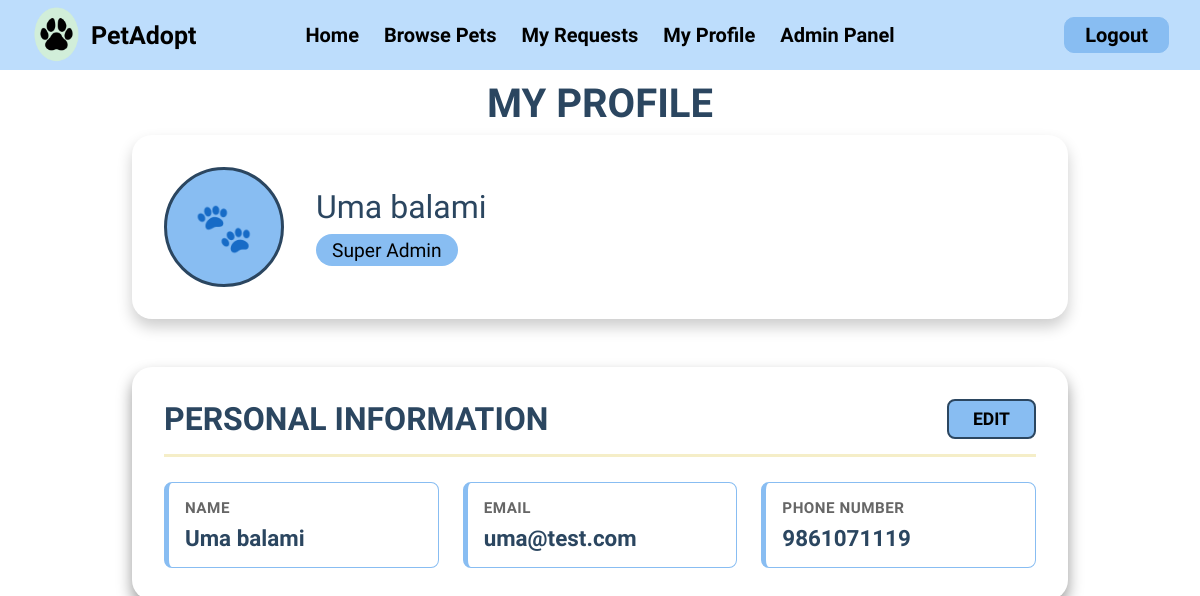
The page /myprofile.php (signed in) on the database its author committed.
### tables this page shows
CREATE TABLE `users` (
  `id` int(11) NOT NULL AUTO_INCREMENT,
  `full_name` varchar(255) NOT NULL,
  `email` varchar(255) NOT NULL,
  `phone_num` varchar(10) NOT NULL,
  `password` varchar(255) NOT NULL,
  `role` enum('user','admin','superadmin') NOT NULL DEFAULT 'user',
  `pet_id` int(11) DEFAULT NULL,
  PRIMARY KEY (`id`),
  UNIQUE KEY `email` (`email`),
  UNIQUE KEY `phone_num` (`phone_num`),
  KEY `pet_id` (`pet_id`)
);

### includes/functions.php (called while the page is built, shortened)
<?php
function sanitize_int(mixed $value): int {
    return (int) filter_var($value, FILTER_SANITIZE_NUMBER_INT);
}
function e(string $value): string {
    return htmlspecialchars($value, ENT_QUOTES | ENT_SUBSTITUTE, 'UTF-8');
}

### myprofile.php (the view, shortened to what this page needs)
<?php
include("navbar.php");
include("includes/functions.php");
$user_id = sanitize_int($_SESSION['id']);
$stmt = $con->prepare("SELECT full_name, email, phone_num, role FROM users WHERE id = ?");
$stmt->bind_param("i", $user_id);
$stmt->execute();
$result = $stmt->get_result();
$user   = $result->fetch_assoc();
$role_map = [
    'superadmin' => 'Super Admin',
    'admin'      => 'Admin',
    'user'       => 'User'
];
$role_text = $role_map[$_SESSION['role']] ?? 'User';
?>
<html>
<head>
    <link rel="stylesheet" href="assets/css/style.css">
</head>
<body>
    <main>
        <div class="profile-container">
            <section class="profile-header">
                <h1>MY PROFILE</h1>
            </section>
            <section class="profile-info-card">
                <div class="profile-photo">🐾</div>
                <div class="profile-details">
                    <div class="profile-name"><?php echo e($user['full_name']); ?></div>
                    <div class="profile-role"><?php echo e($role_text); ?></div>
                </div>
            </section>
            <section class="personal-info-section">
                <div class="section-header">
                    <h2>PERSONAL INFORMATION</h2>
                    <a href="edit_profile.php" class="edit-btn">EDIT</a>
                </div>
                <div class="info-grid">
                    <div class="info-item">
                        <div class="info-label">NAME</div>
                        <div class="info-value"><?php echo e($user['full_name']); ?></div>
                    </div>
                    <div class="info-item">
                        <div class="info-label">EMAIL</div>
                        <div class="info-value"><?php echo e($user['email']); ?></div>
                    </div>
                    <div class="info-item">
                        <div class="info-label">PHONE NUMBER</div>
                        <div class="info-value"><?php echo e($user['phone_num']); ?></div>
                    </div>
                </div>
            </section>
        </div>
    </main>
</body>
</html>

### assets/css/style.css (style rules this page uses)
* { margin: 0; padding: 0; box-sizing: border-box; font-family: "Agdasima", sans-serif; }
body { display: flex; flex-direction: column; }
a { text-decoration: none; }
main { flex: 1; }
.profile-container { max-width: 1000px; margin: 0 auto; padding: 0 2rem; margin-top: 5rem; }
.profile-header { margin-bottom: 0rem; text-align: center; }
.profile-header h1 { font-size: 2.5rem; color: #2b4660; margin-bottom: 0.5rem; }
.profile-info-card { border-radius: 20px; box-shadow: 0 8px 15px rgba(0, 0, 0, 0.2); padding: 2rem; margin-bottom: 1.5rem; display: flex; align-items: center; }
.profile-photo { width: 120px; height: 120px; border-radius: 50%; background-color: #88bdf2; display: flex; align-items: center; justify-content: center; border: 3px solid #2b4660; font-size: 3rem; color: #2b4660; }
.profile-details { flex: 1; padding-left: 2rem; }
.profile-name { font-size: 2rem; font-weight: 70px; color: #2b4660; margin-bottom: 0.5rem; }
.profile-role { font-size: 1.2rem; color: #000; background-color: #88bdf2; padding: 0.3rem 1rem; border-radius: 20px; display: inline-block; }
.personal-info-section { border-radius: 20px; box-shadow: 0 8px 15px rgba(0, 0, 0, 0.4); padding: 2rem; margin-top: 3rem; }
.section-header { display: flex; justify-content: space-between; align-items: center; margin-bottom: 1.5rem; padding-bottom: 0.5rem; border-bottom: 2px solid #2b4660; }
.section-header h2 { font-size: 1.8rem; color: #2b4660; }
.edit-btn { background-color: #88bdf2; border: 2px solid #2b4660; border-radius: 8px; padding: 0.5rem 1.5rem; font-weight: 700; font-size: 1.1rem; cursor: pointer; text-decoration: none; color: black; }
.info-grid { display: grid; grid-template-columns: repeat(auto-fit, minmax(250px, 1fr)); gap: 1.5rem; }
.info-item { background-color: #ffffff; padding: 1rem; border: 1px solid #88bdf2; border-radius: 8px; border-left: 5px solid #88bdf2; }
.info-label { font-weight: 700; color: #2b4660; font-size: 1.2rem; margin-bottom: 0.5rem; }
.info-value { font-size: 1.2rem; color: #333; }
.info-label { font-size: 0.95rem; color: #666; font-weight: 600; text-transform: uppercase; letter-spacing: 0.5px; }
.info-value { font-size: 1.4rem; color: #2b4660; font-weight: 700; }
.section-header { display: flex; justify-content: space-between; align-items: center; margin-bottom: 25px; padding-bottom: 15px; border-bottom: 3px solid #f5eec8; }
.section-header h2 { font-size: 2rem; color: #2b4660; }

### rows shown on the page
users: full_name "Uma balami", email "uma@test.com", phone_num "9861071119"

### other values the page prints
$role_text "Super Admin"
